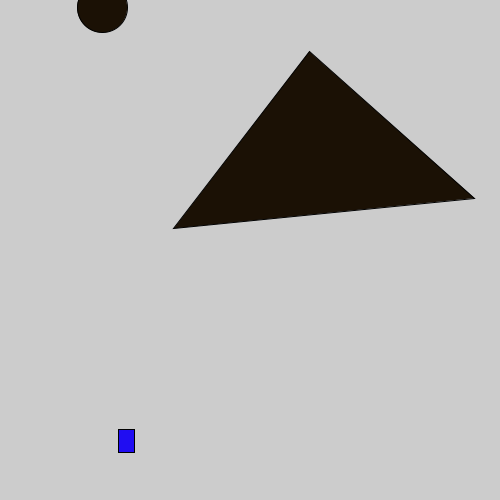
Frame 1 (no input)
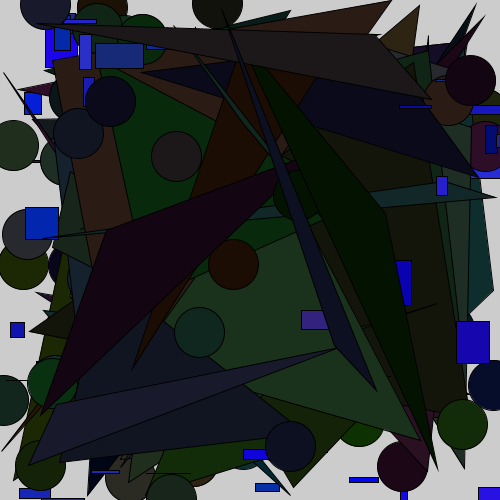
Frame 60 (the mouse pressed at the canvas centre just before this capture)
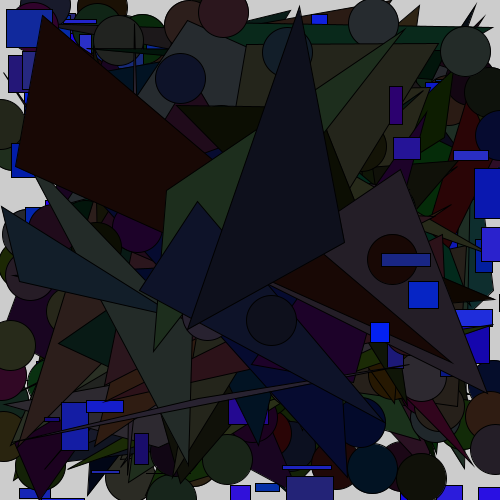
Frame 120 (the mouse held since frame 60 and released just before this capture)

The Processing sketch that drew these frames (run headless with seeded random() and noise(); from frame 60 on, the mouse is pressed at the canvas centre):

// Processing sketch: sketch_random160825a
// ── sketch_random160825a.pde
void setup() {
  size(500,500);
  frameRate(10);
}

void draw(){
  fill(random(1,50),random(1,50),random(100,250));
  rect(random(width+1),random(height+1),random(50),random(50));
  fill(random(1,50),random(1,50),random(1,50));
  ellipse(random(width+1),random(height+1),50,50);
  triangle(random(width+1),random(height+1),random(width+1),random(height+1),random(width+1),random(height+1));
}
